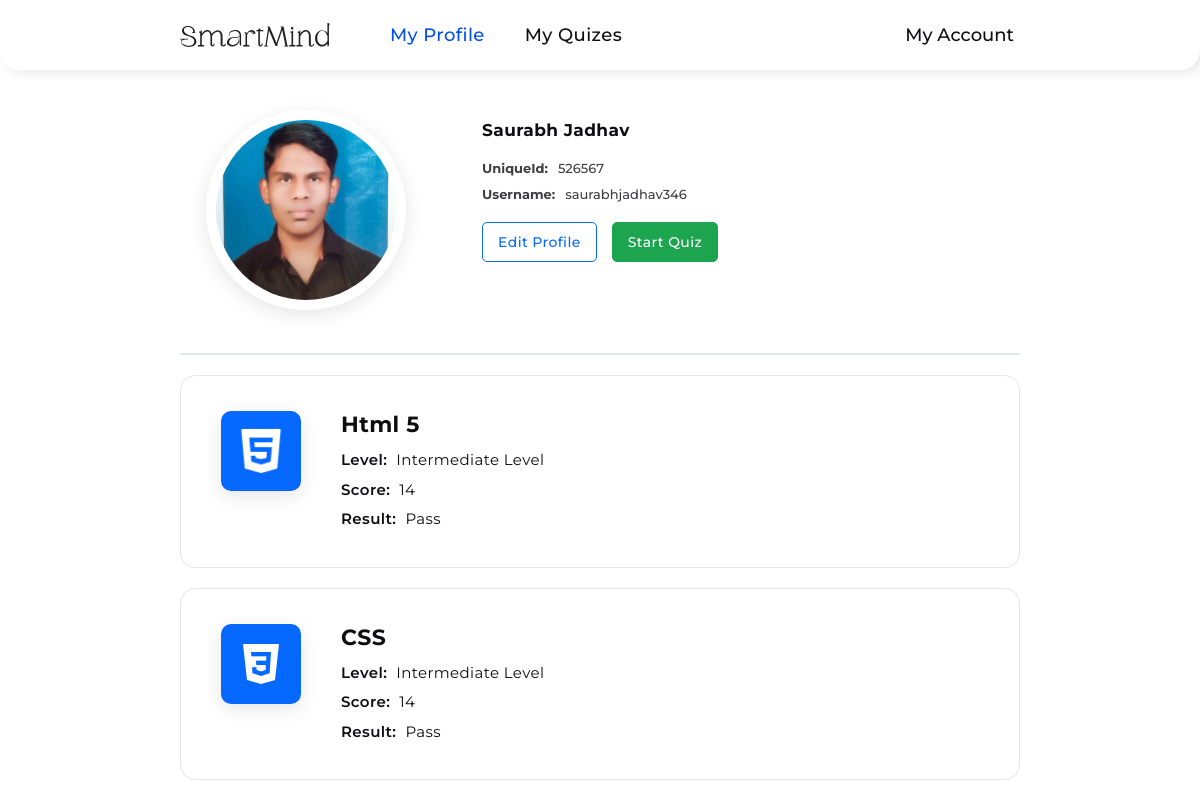
The app's page /user/profile.php (signed in) with its own data.
### tables this page shows
CREATE TABLE `students` (
  `studentId` int(11) NOT NULL,
  `studentUniqueId` int(11) NOT NULL,
  `firstName` varchar(255) NOT NULL,
  `lastName` varchar(255) NOT NULL,
  `dateOfBirth` date NOT NULL,
  `gender` varchar(10) NOT NULL,
  `email` varchar(255) NOT NULL,
  `mobileNumber` varchar(10) NOT NULL,
  `username` varchar(255) NOT NULL,
  `studentImage` varchar(255) NOT NULL,
  `password` varchar(255) NOT NULL,
  `accountCreationDateTime` datetime NOT NULL,
  `verificationToken` varchar(255) NOT NULL,
  `tokenExpirationTime` datetime DEFAULT NULL,
  `isVerified` tinyint(1) NOT NULL
);

CREATE TABLE `attempted_quiz` (
  `id` int(11) NOT NULL,
  `studentId` int(11) NOT NULL,
  `student_name` varchar(255) NOT NULL,
  `topic_unique_id` varchar(255) NOT NULL,
  `quiz_topic_name` varchar(255) NOT NULL,
  `langImages` varchar(255) NOT NULL,
  `level` varchar(100) NOT NULL,
  `score` int(11) NOT NULL,
  `result` varchar(100) NOT NULL
);

### assets/php/profileDetails.php (called while the page is built, shortened)
<?php
require "connection.php";
if (!empty($_SESSION['studentId'])) {
  $studentId = $_SESSION['studentId'];
  $selectQuery = mysqli_query($connection, "SELECT * FROM `students` WHERE `studentId` = $studentId");
  if ($selectQuery) {
    $fetchData = mysqli_fetch_assoc($selectQuery);
  }
  else {
    echo mysqli_error($connection);
  }
}
else
{
  header("Location: ../login.php");
}
?>

### assets/php/attemptedQuiz.php (called while the page is built)
<?php
include "connection.php";
if (!empty($_SESSION["studentId"])) {
  $studentId = $_SESSION["studentId"];
  $selectQuery = mysqli_query($connection, "SELECT * FROM `attempted_quiz` WHERE `studentId` = $studentId");
}
?>

### user/profile.php (the view, shortened to what this page needs)
<?php
include "../assets/php/profileDetails.php";
include "../assets/php/attemptedQuiz.php";
?>
<!DOCTYPE html>
<html lang="en">
<head>
  <link rel="stylesheet" href="../assets/css/profile.css" />
  <link rel="stylesheet" href="https://cdn-uicons.flaticon.com/2.1.0/uicons-regular-rounded/css/uicons-regular-rounded.css" />
  <link rel="stylesheet" href="https://cdn-uicons.flaticon.com/2.1.0/uicons-thin-straight/css/uicons-thin-straight.css" />
</head>
<body>
  <header class="header">
    <div class="left-side">
      <div class="logo">
        <img src="../assets/images/Logo.svg" alt="logo" />
      </div>
      <nav class="navbar">
        <ul>
          <li class="active"><a href="./profile.php">My Profile</a></li>
          <li><a href="./quizes.php">My Quizes</a></li>
        </ul>
      </nav>
    </div>
    <div class="right-side">
      <div class="user">
        <span>My Account <i class="fi fi-rr-angle-small-down"></i></span>
      </div>
    </div>
  </header>
  <section class="profile-container">
    <div class="container">
      <div class="profile-content">
        <div class="student-image">
          <label for="profile-img">
            <?php
            if (!empty($fetchData["studentImage"])) {
            ?>
              <img src="../assets/StudentsProfileImages/<?php echo $fetchData["studentImage"]; ?>" style='width: 20rem; height: 20rem; object-fit: cover; border: 1rem solid #fff; text-align: center; border-radius: 50%; box-shadow: 0 5px 2rem rgba(0, 0, 0, 0.1);' class='profile-img'>
            <?php
            } else {
            ?>
            <?php
              echo "<img src='../assets/images/profile-user.png' style='width: 20rem; height: 20rem; object-fit: cover; text-align: center; border: 1rem solid #fff; border-radius: 50%; box-shadow: 0 5px 2rem rgba(0, 0, 0, 0.1);' class='profile-img'>";
            }
            ?>
          </label>
        </div>
        <div class="student-data">
          <h1><?php echo $fetchData['firstName'] . ' ' . $fetchData['lastName']; ?></h1>
          <div class="profile-info-wrapper">
            <div class="profile-info-item">
              <span class="profile-info-item-label">UniqueId: </span>
              <span class="profile-info-item-value"><?php echo $fetchData['studentUniqueId'] ?></span>
            </div>
            <div class="profile-info-item">
              <span class="profile-info-item-label">Username: </span>
              <span class="profile-info-item-value"><?php echo $fetchData['username'] ?></span>
            </div>
            <div class="profile-info-item">
              <a class="edit-profile" href="./editprofile.php">Edit Profile</a>
              <a class="start-quiz" href="./quizes.php">Start Quiz</a>
            </div>
          </div>
        </div>
      </div>
      <div class="quizes-content">
        <?php
        if (mysqli_num_rows($selectQuery) > 0) {
          while ($row = mysqli_fetch_assoc($selectQuery)) {
        ?>
            <div class="quiz-container">
              <div class="lang-image-container">
                <div class="lang-image">
                  <?php
                  if (!empty($row["langImages"])) {
                  ?>
                    <img src="../assets/languageImages/<?php echo $row["langImages"] ?>" alt="language-logo">
                  <?php
                  } else {
                  ?>
                    <img src="../assets/images/default-lang-image.png" alt="default-lang-image">
                  <?php
                  }
                  ?>
                </div>
              </div>
              <div class="quiz-attempted-info">
                <div class="profile-skills-item">
                  <h2><?php echo $row["quiz_topic_name"]; ?></h2>
                </div>
                <div class="profile-skills-item">
                  <span class="profile-skills-item-label">Level: </span>
                  <span class="profile-skills-item-value"><?php echo $row["level"]; ?></span>
                </div>
                <div class="profile-skills-item">
                  <span class="profile-skills-item-label">Score: </span>
                  <span class="profile-skills-item-value"><?php echo $row["score"]; ?></span>
                </div>
                <div class="profile-skills-item">
                  <span class="profile-skills-item-label">Result: </span>
                  <span class="profile-skills-item-value"><?php echo $row["result"]; ?></span>
                </div>
              </div>
            </div>
          <?php
          }
          ?>
        <?php
        } else {
        ?>
          <div class="no-quiz-attempted">
            <span>No quiz attempted yet.</span>
          </div>
        <?php
        }
        ?>
      </div>
    </div>
  </section>
</body>
</html>

### records on screen
students: studentImage (picture), firstName "Saurabh", lastName "Jadhav", studentUniqueId "526567", username "saurabhjadhav346"
attempted_quiz: langImages (picture), quiz_topic_name "Html 5", level "Intermediate Level", score "14", result "Pass"
attempted_quiz: langImages (picture), quiz_topic_name "CSS", level "Intermediate Level", score "14", result "Pass"
